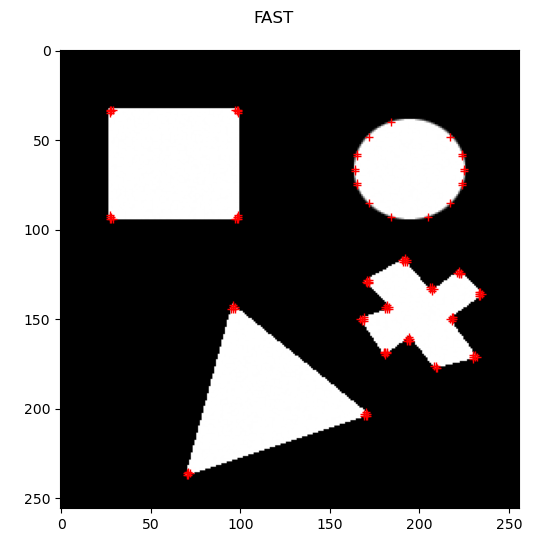

Reproduce this figure in Python.
# -*- coding: utf-8 -*-
"""
Created on Sat Feb 12 11:05:26 2022

@author: paulg
"""

import numpy as np
import matplotlib.pyplot as plt
from PIL import Image, ImageOps
import scipy.signal as sg
import cv2



img = Image.open("synthetic.gif")
I = np.array(img)

# img = Image.open("set1-1.png")
# img = np.array(ImageOps.grayscale(img))
# I = img

# img = Image.open("set1-2.png")
# img = np.array(ImageOps.grayscale(img2))
# I = img



h,l = I.shape
t=20

coins=[]

for i in range(3,h-3):
    for j in range(3,l-3):
        FAST=[I[i+3,j],I[i+3,j+1],I[i+2,j+2],I[i+1,j+3],I[i,j+3],I[i-1,j+3],I[i-2,j+2],I[i-3,j+1],I[i-3,j],I[i-3,j-1],I[i-2,j-2],I[i-1,j-3],I[i,j-3],I[i+1,j-3],I[i+2,j-2],I[i+3,j-1]]
        d=0
        b=0
        Ic=I[i,j]
        fast=np.zeros((16,1))
        last=''
        FAST2=np.concatenate((FAST,FAST))
        for k in range(len(FAST2)): 
            if (FAST2[k]<Ic-t):
                d+=1
                if (last!='d'):
                    b=0
                last='d'
                    
            elif (FAST2[k]>Ic+t):
                b+=1
                if (last!='b'):
                    d=0
                last='b'
                 
            else :
                last='s'
                d=0
                b=0
                
            if ((b>8)|(d>8)):
                coins.append([i,j])
                break
                
coins=np.array(coins)

x=coins[:,0]
y=coins[:,1]         

fig, ax = plt.subplots(1, 1)
fig.suptitle("FAST")
ax.plot(y,x,'+r')


ax.imshow(img,cmap='gray')
                
            
